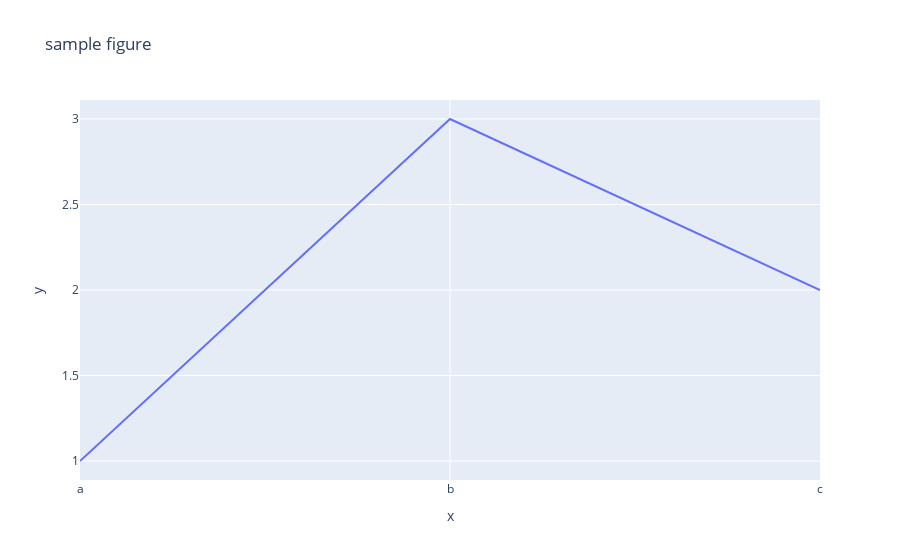

Source (notebook cell):
### Markdown cell above
# Code

### Code cell
import plotly.express as px

fig = px.line(
    x=['a', 'b', 'c'],
    y=[1,3,2],
    title='sample figure'
)
#print(fig)
fig.show()

### Figure 1 — Plotly figure (JSON) as saved in the notebook; plotly's stock layout.template omitted (floating-point values rounded to 4 significant figures)
{"data": [{"hovertemplate": "x=%{x}<br>y=%{y}<extra></extra>", "legendgroup": "", "line": {"color": "#636efa", "dash": "solid"}, "marker": {"symbol": "circle"}, "mode": "lines", "name": "", "orientation": "v", "showlegend": false, "type": "scatter", "x": ["a", "b", "c"], "xaxis": "x", "y": [1, 3, 2], "yaxis": "y"}], "layout": {"legend": {"tracegroupgap": 0}, "title": {"text": "sample figure"}, "xaxis": {"anchor": "y", "domain": [0, 1], "title": {"text": "x"}}, "yaxis": {"anchor": "x", "domain": [0, 1], "title": {"text": "y"}}}}
